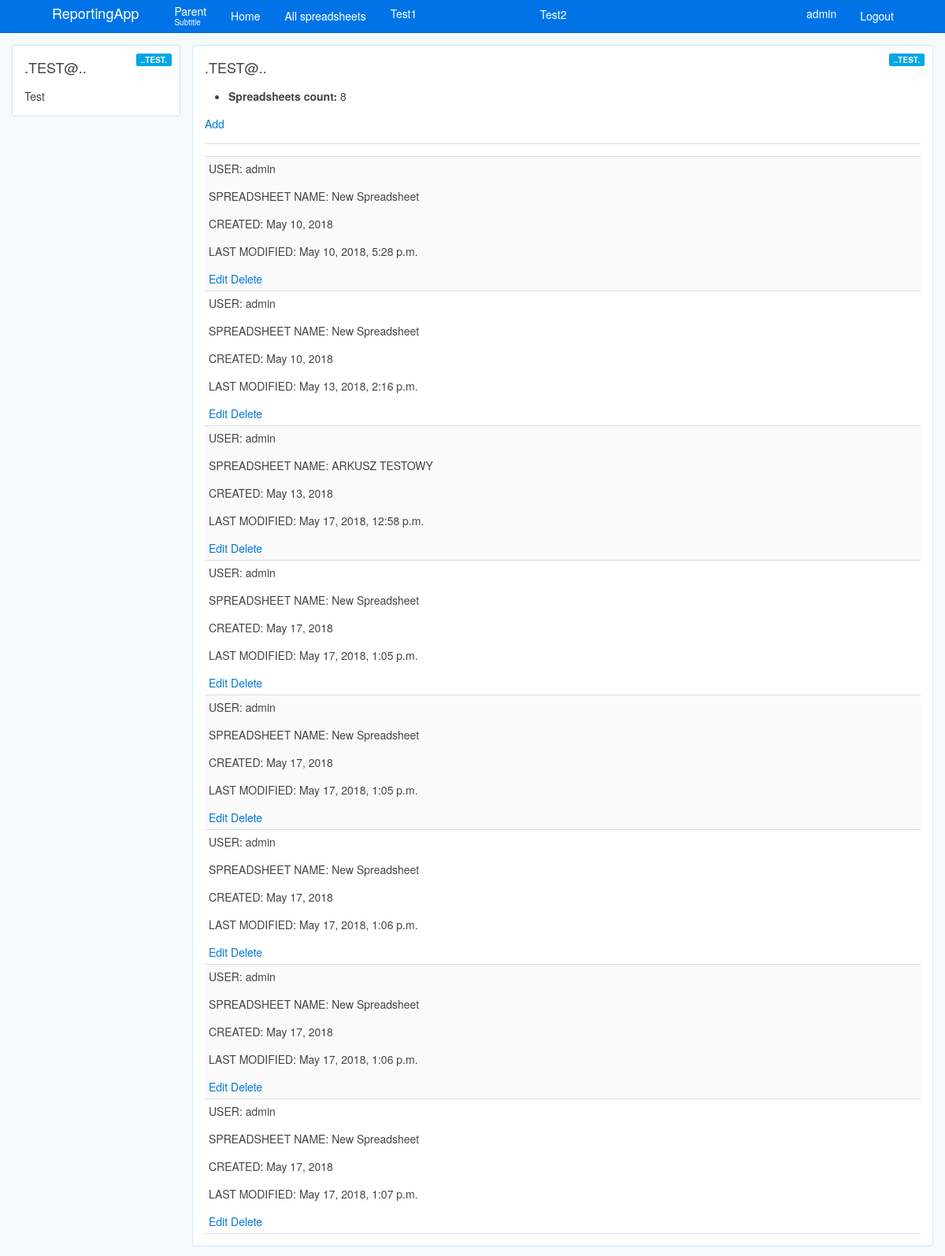
Page /reports/spreadsheets/ (signed in) on the earlier database version.
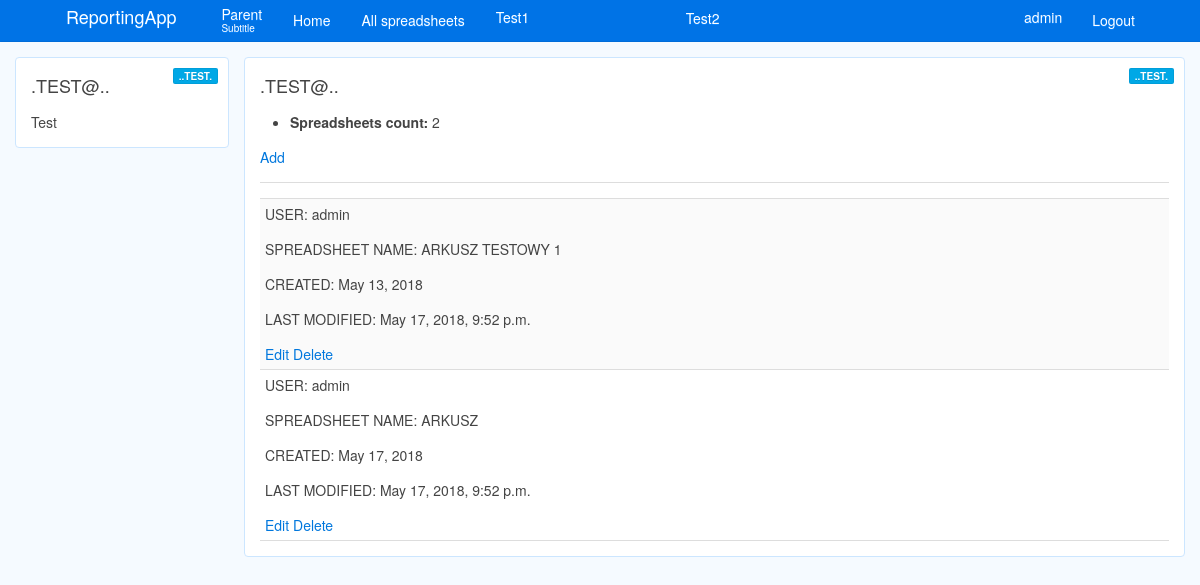
Same page on the later database version.
### reports/models.py (models this page shows)
class Spreadsheet(models.Model):
	user = models.ForeignKey(User, unique=False, on_delete=models.CASCADE)
	spreadsheet_name = models.CharField(max_length=255)
	spreadsheet_creation_date = models.DateField(auto_now_add=True, editable=False)
	spreadsheet_last_modification = models.DateTimeField(auto_now=True)

### reports/views.py (the view)
# urls.py: path(r'spreadsheets/', views.spreadsheets, name='spreadsheets'),
@login_required
def spreadsheets(request):
    spreadsheets = Spreadsheet.objects.filter(user__id = request.user.id)
    num_spreadsheets = len(spreadsheets)
    return render(request, 'spreadsheets.html', context={'spreadsheets': spreadsheets, 'num_spreadsheets': num_spreadsheets}, )

### reports/templates/spreadsheets.html
{% extends "base.html" %}
{% block content %}
<div class="uk-width-1-1">
	<ul>
		<li>
			<strong>Spreadsheets count:</strong> {{ num_spreadsheets }}</li>
	</ul>
	<a href="add/">
		<span>Add</span>
	</a>
	<hr>
	<ul class="uk-list uk-list-striped">
		{% for spreadsheet in spreadsheets %}
		<li>
			<p>USER: {{ spreadsheet.user }}</p>
			<p>SPREADSHEET NAME: {{ spreadsheet.spreadsheet_name }}</p>
			<p>CREATED: {{ spreadsheet.spreadsheet_creation_date }}</p>
			<p>LAST MODIFIED: {{ spreadsheet.spreadsheet_last_modification }}</p>
			<a href="{{ spreadsheet.id }}/edit/">
				<span>Edit</span>
			</a>
			<a href="{{ spreadsheet.id }}/delete/">
				<span>Delete</span>
			</a>
		</li>
		{% endfor %}
	</ul>
</div>
{% endblock %}

Differences in the rows shown:
removed Spreadsheet: user "admin", spreadsheet_name "New Spreadsheet", spreadsheet_creation_date "May 10, 2018", spreadsheet_last_modification "May 10, 2018, 5:28 p.m."
removed Spreadsheet: user "admin", spreadsheet_name "New Spreadsheet", spreadsheet_creation_date "May 10, 2018", spreadsheet_last_modification "May 13, 2018, 2:16 p.m."
removed Spreadsheet: user "admin", spreadsheet_name "New Spreadsheet", spreadsheet_creation_date "May 17, 2018", spreadsheet_last_modification "May 17, 2018, 1:05 p.m."
removed Spreadsheet: user "admin", spreadsheet_name "New Spreadsheet", spreadsheet_creation_date "May 17, 2018", spreadsheet_last_modification "May 17, 2018, 1:05 p.m."
removed Spreadsheet: user "admin", spreadsheet_name "New Spreadsheet", spreadsheet_creation_date "May 17, 2018", spreadsheet_last_modification "May 17, 2018, 1:06 p.m."
removed Spreadsheet: user "admin", spreadsheet_name "New Spreadsheet", spreadsheet_creation_date "May 17, 2018", spreadsheet_last_modification "May 17, 2018, 1:06 p.m."
removed Spreadsheet: user "admin", spreadsheet_name "New Spreadsheet", spreadsheet_creation_date "May 17, 2018", spreadsheet_last_modification "May 17, 2018, 1:07 p.m."
changed Spreadsheet: spreadsheet_name "ARKUSZ TESTOWY" → "ARKUSZ TESTOWY 1"; spreadsheet_last_modification "May 17, 2018, 12:58 p.m." → "May 17, 2018, 9:52 p.m."
added Spreadsheet: user "admin", spreadsheet_name "ARKUSZ", spreadsheet_creation_date "May 17, 2018", spreadsheet_last_modification "May 17, 2018, 9:52 p.m."
Other differences:
{{ num_spreadsheets }}: "8" → "2"
